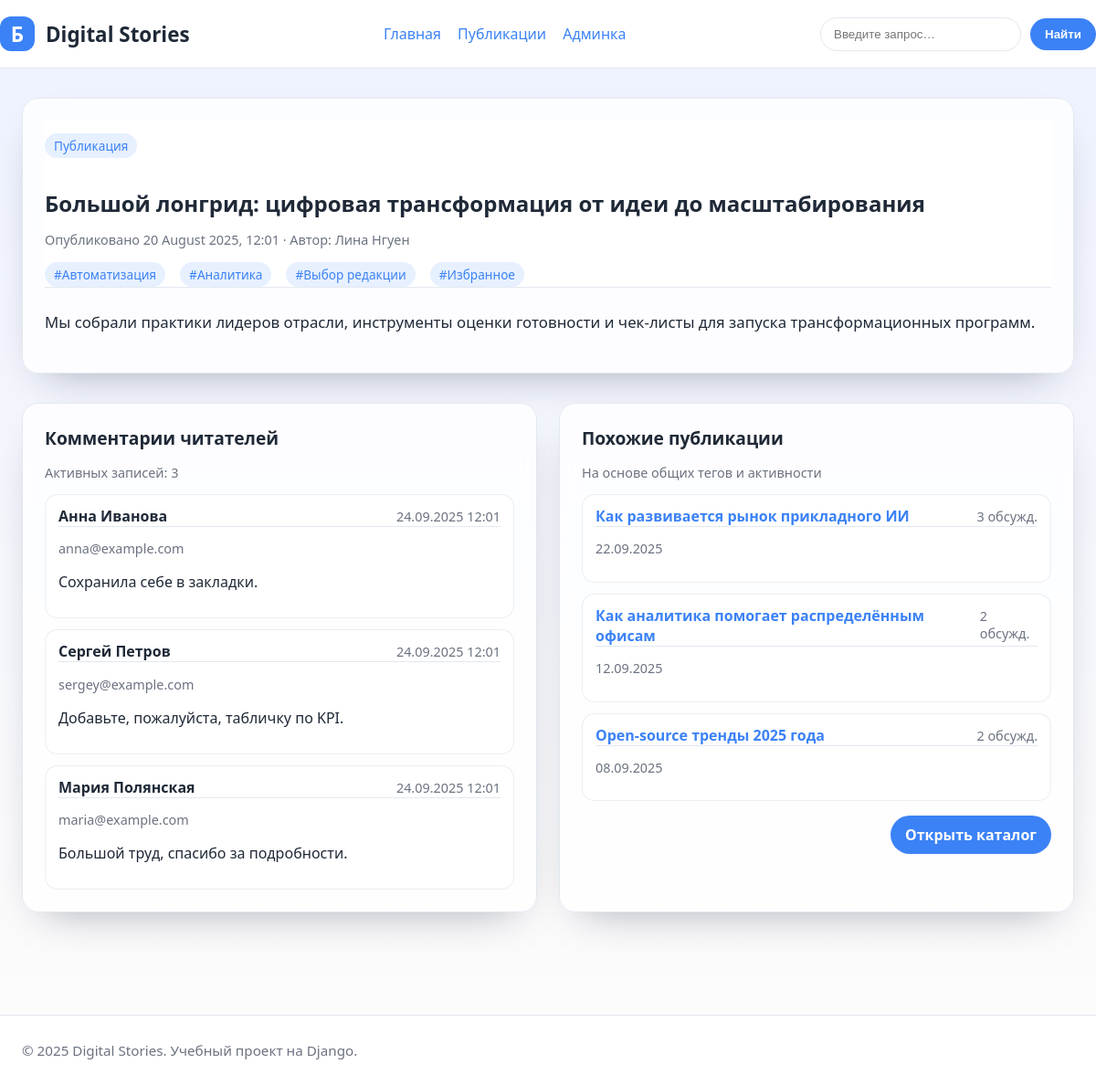
Before: /2025/8/20/featured-longread/ with the older database file.
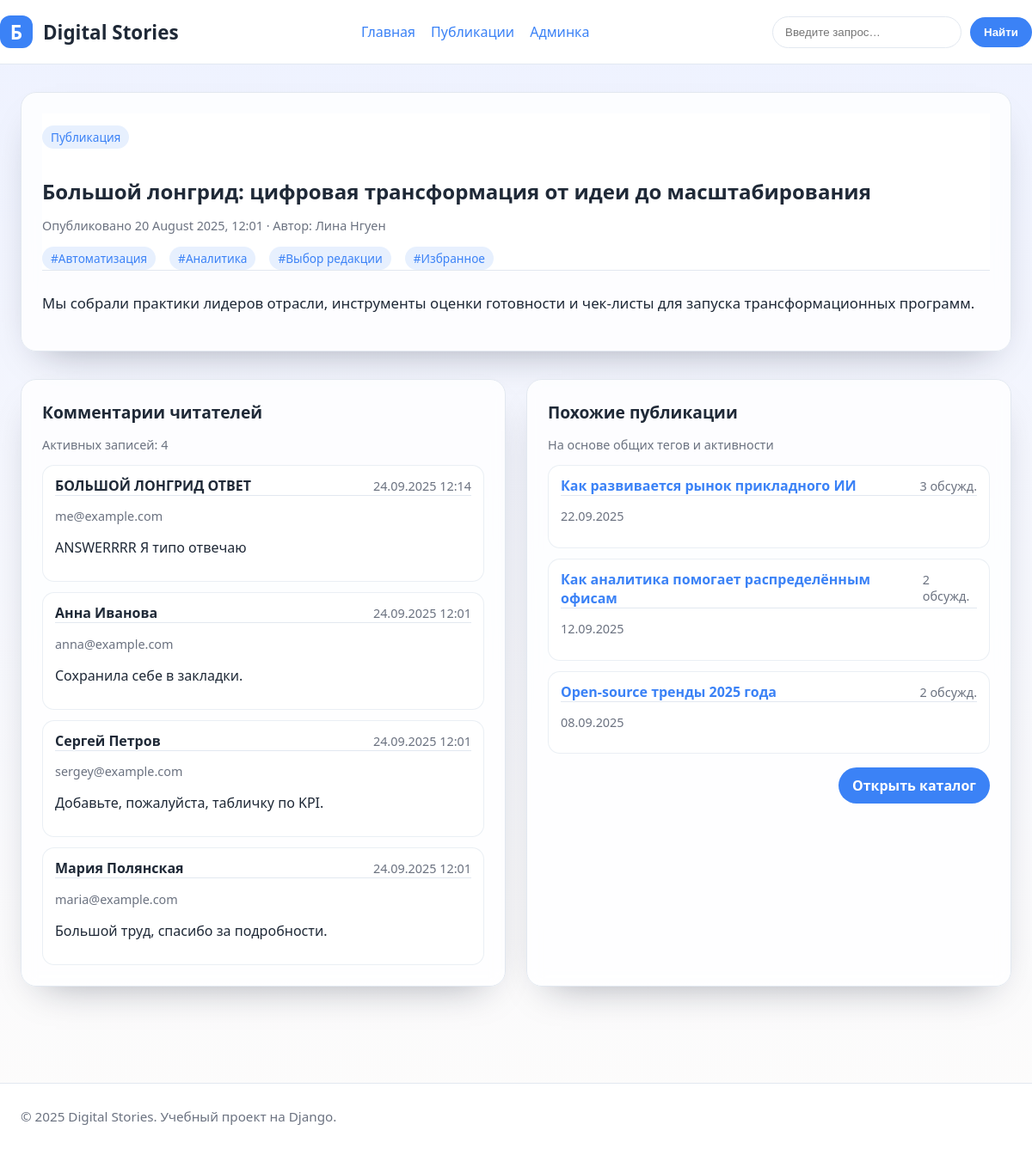
After: the same page with the newer database file.
### blog/models.py (models this page shows, shortened)
class Tag(models.Model):
    name = models.CharField('Название', max_length=50, unique=True)
    slug = models.SlugField('URL-метка', max_length=50, unique=True)
    class Meta:
        ordering = ('name',)
        verbose_name = 'Тег'
        verbose_name_plural = 'Теги'
        indexes = [
            models.Index(fields=('name',), name='blog_tag_name_idx'),
        ]
    objects = TagQuerySet.as_manager()

class Comment(models.Model):
    post = models.ForeignKey(
        Post,
        on_delete=models.CASCADE,
        related_name='comments',
        verbose_name='Пост',
    )
    name = models.CharField('Имя', max_length=80)
    email = models.EmailField('Email')
    body = models.TextField('Комментарий')
    created = models.DateTimeField('Создано', auto_now_add=True)
    updated = models.DateTimeField('Обновлено', auto_now=True)
    active = models.BooleanField('Активен', default=True)
    class Meta:
        ordering = ('-created',)
        verbose_name = 'Комментарий'
        verbose_name_plural = 'Комментарии'
        indexes = [
            models.Index(fields=('created',), name='blog_comment_created_idx'),
            models.Index(fields=('active',), name='blog_comment_active_idx'),
        ]

class Post(models.Model):
    Status = PostStatus
    title = models.CharField('Заголовок', max_length=250)
    slug = models.SlugField('URL-метка', max_length=250, unique_for_date='publish')
    author = models.ForeignKey(
        User,
        on_delete=models.CASCADE,
        related_name='blog_posts',
        verbose_name='Автор',
    )
    body = models.TextField('Содержимое')
    publish = models.DateTimeField('Дата публикации', default=timezone.now)
    created = models.DateTimeField('Создано', auto_now_add=True)
    updated = models.DateTimeField('Обновлено', auto_now=True)
    status = models.CharField(
        'Статус',
        max_length=2,
        choices=Status.choices,
        default=Status.DRAFT,
    )
    tags = models.ManyToManyField(
        Tag,
        verbose_name='Теги',
        related_name='posts',
        blank=True,
    )
    objects = PostManager()
    published = PublishedManager()
    class Meta:
        ordering = ['-publish']
        verbose_name = 'Пост'
        verbose_name_plural = 'Посты'
        indexes = [
            models.Index(fields=['-publish'], name='blog_post_publish_idx'),
        ]
    def get_absolute_url(self):
        return reverse(
            'blog:post_detail',
            args=[self.publish.year, self.publish.month, self.publish.day, self.slug],
        )

### blog/views.py (the view)
def post_detail(request, year, month, day, post):
    post = get_object_or_404(
        Post.published.select_related('author').prefetch_related('tags'),
        publish__year=year,
        publish__month=month,
        publish__day=day,
        slug=post,
    )
    comments = (
        post.comments.filter(active=True)
        .select_related('post')
        .order_by('-created')
    )
    related_posts = (
        Post.objects.with_comment_counts()
        .filter(tags__in=post.tags.all())
        .exclude(id=post.id)
        .published()
        .order_by('-comment_count', '-publish')
        .distinct()[:3]
    )
    return render(
        request,
        'blog/post/detail.html',
        {
            'post': post,
            'comments': comments,
            'related_posts': related_posts,
            'search_form': SearchForm(),
        },
    )

### blog/forms.py
class SearchForm(forms.Form):
    q = forms.CharField(
        label='Поиск по публикациям',
        max_length=100,
        required=False,
        widget=forms.TextInput(
            attrs={
                'placeholder': 'Введите запрос…',
                'class': 'search-input',
            }
        ),
    )

### blog/models.py (called while the page is built)
    def published(self):
        return self.filter(status=Post.Status.PUBLISHED)

    def with_comment_counts(self):
        return self.annotate(
            comment_count=Count(
                'comments',
                filter=Q(comments__active=True),
                distinct=True,
            )
        )

    def get_queryset(self):
        return super().get_queryset().published()

### blog/templates/blog/post/detail.html (shortened to what this page needs)
{% extends "blog/base.html" %}
{% block content %}
<article class="card" style="margin-bottom: 32px;">
    <header>
        <p class="tag-pill">Публикация</p>
        <h1 style="margin-bottom: 8px;">{{ post.title }}</h1>
        <p class="meta">Опубликовано {{ post.publish|date:"d E Y, H:i" }} · Автор: {{ post.author.get_full_name|default:post.author.username }}</p>
        <div style="margin-top: 12px; display:flex; gap:8px; flex-wrap:wrap;">
            {% for tag in post.tags.all %}
            <span class="tag-pill">#{{ tag.name }}</span>
            {% empty %}
            <span class="meta">Без тегов</span>
            {% endfor %}
        </div>
    </header>
    <div style="margin-top: 24px; line-height: 1.7; font-size: 1.05rem;">
        {{ post.body|linebreaks }}
    </div>
</article>
<section class="grid two">
    <div class="card">
        <h2>Комментарии читателей</h2>
        <p class="meta">Активных записей: {{ comments|length }}</p>
        <ul class="list-reset">
            {% for comment in comments %}
            <li class="list-item">
                <header>
                    <strong>{{ comment.name }}</strong>
                    <span class="meta">{{ comment.created|date:"d.m.Y H:i" }}</span>
                </header>
                <p class="meta">{{ comment.email }}</p>
                <p>{{ comment.body }}</p>
            </li>
            {% empty %}
            <li class="empty">Ещё никто не оставил комментарий. Будьте первым!</li>
            {% endfor %}
        </ul>
    </div>
    <aside class="card">
        <h2>Похожие публикации</h2>
        <p class="meta">На основе общих тегов и активности</p>
        <ul class="list-reset">
            {% for related in related_posts %}
            <li class="list-item">
                <header>
                    <a href="{{ related.get_absolute_url }}"><strong>{{ related.title }}</strong></a>
                    <span class="meta">{{ related.comment_count|default:0 }} обсужд.</span>
                </header>
                <p class="meta">{{ related.publish|date:"d.m.Y" }}</p>
            </li>
            {% empty %}
            <li class="empty">Пока нет похожих материалов. Загляните в общий список постов.</li>
            {% endfor %}
        </ul>
        <div class="widget-footer">
            <a class="button" href="{% url 'blog:post_list' %}">Открыть каталог</a>
        </div>
    </aside>
</section>
{% endblock %}

Changed rows visible on the page:
added Comment: name "БОЛЬШОЙ ЛОНГРИД ОТВЕТ", created "24.09.2025 12:14", email "me@example.com", body "ANSWERRRR Я типо отвечаю"
Other visible differences:
{{ comments|length }}: "3" → "4"
